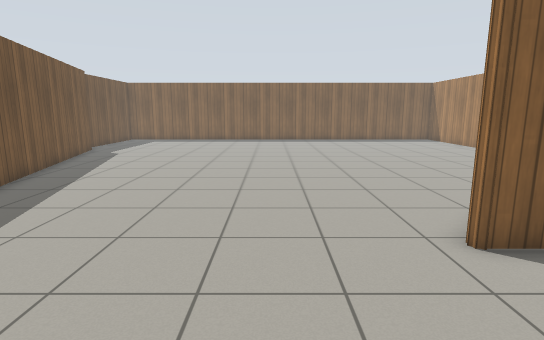
View 1 (above)

16 first-person views from a walk through a world built for the Gazebo simulator. The camera is 1.2 m above the floor, tilts 10° down and sees 80° across. The floor is counted in squares, 0.5 m on a side. Each view is taken from the middle of a square. On the plan, view 1 faces up. The plan holds only what a view shows up to about 19 squares ahead; the rest is blank. Gazebo's built-in surfaces are drawn with simple patterns.

View 2
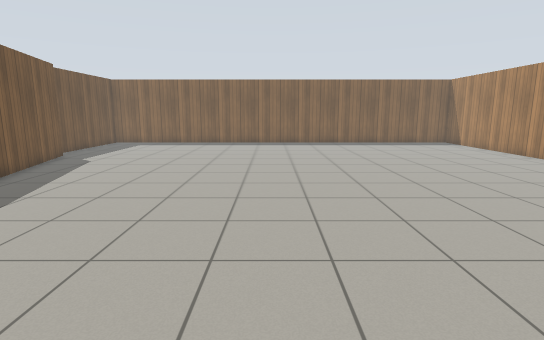

View 3
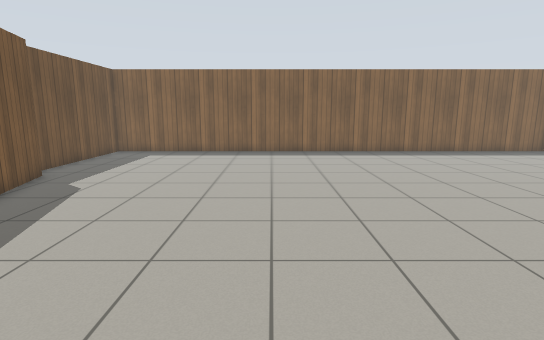

View 4
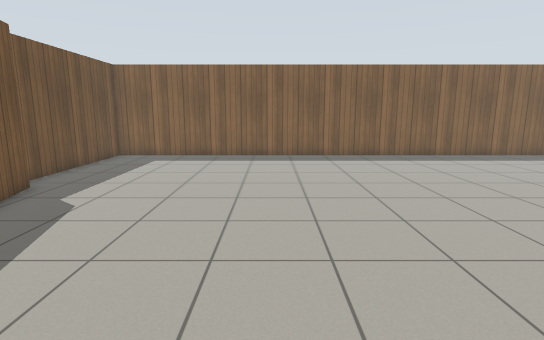

View 5
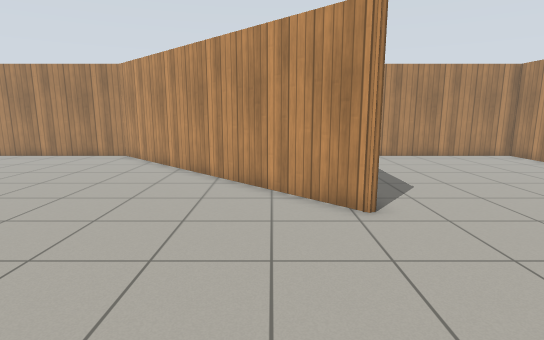

View 6
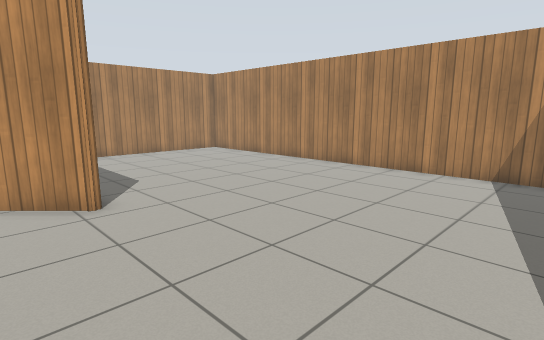

View 7
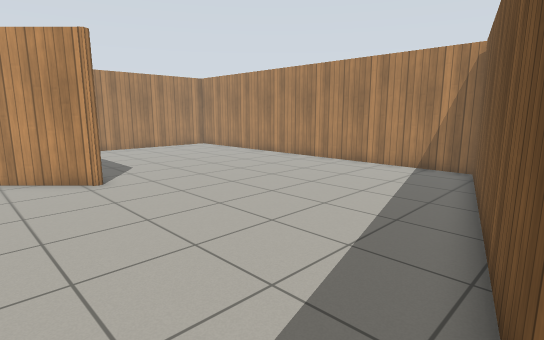

View 8
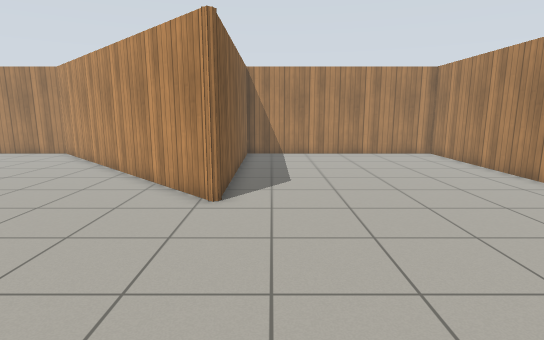

View 9
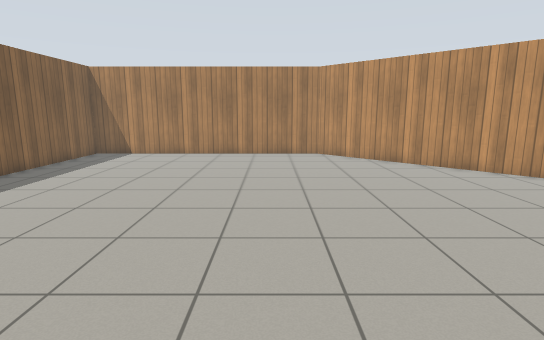

View 10
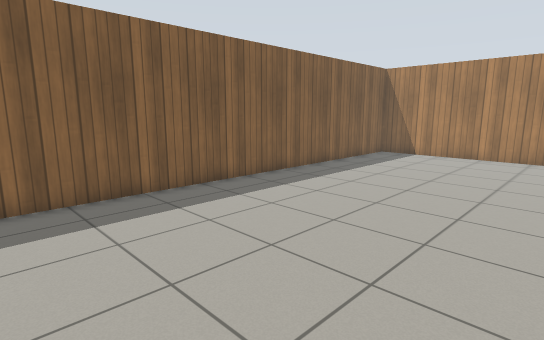

View 11
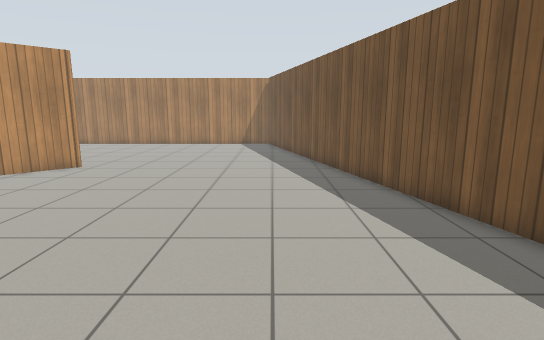

View 12
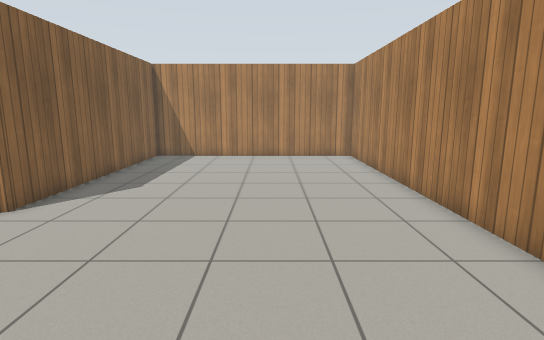

View 13
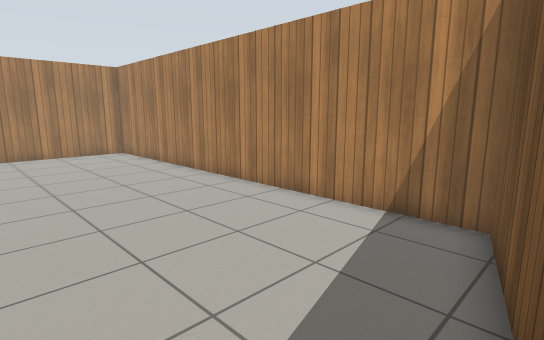

View 14
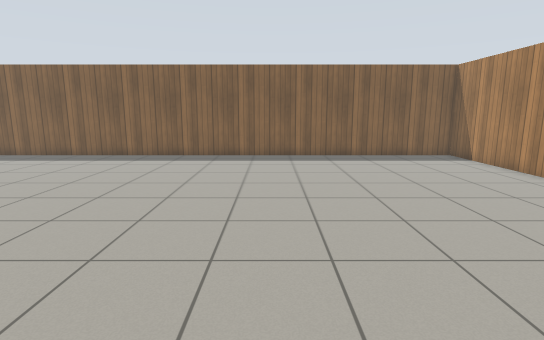

View 15
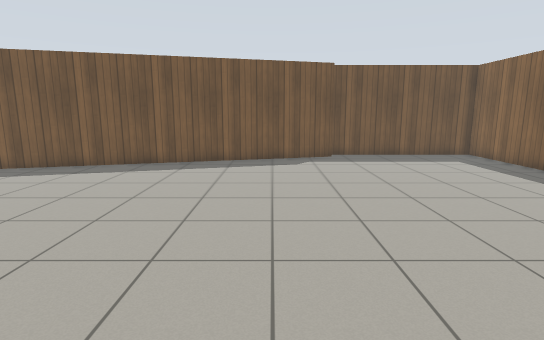

View 16
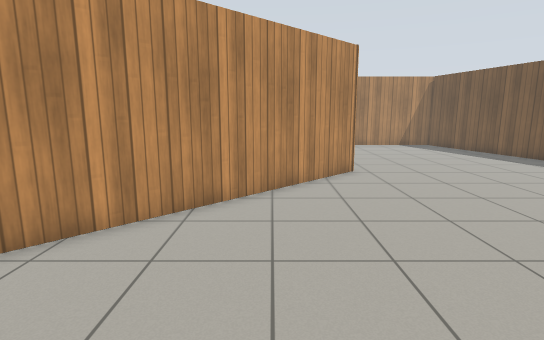

### Floor plan
Points are (right, up) in squares from view 1. A wall is a line through its corners. A room is listed if a view was taken in it or the views show most of it. See-through windows are left out.
Room 1 (views 1, 2, 3, 4, 5, 6, 7, 8, 9, 10, 11, 12, 13, 14, 15, 16)
walls: (3.4, 5.5) (14.2, 16.2) (14.2, 29.4) (-12.7, 29.4) (-12.7, 21.4); (-11.9, 21.3) (-4.7, -5.5) (14.2, -5.5) (14.2, 5.5) (3.6, 5.5) (3.6, 5.9)

Positions as (right, up) in squares from view 1, and headings:
1: (0, 0), facing up
2: (0, 3), facing up
3: (-3, 9), facing up
4: (-4, 11), facing up
5: (-4, 8), facing right
6: (-5, 8), facing down-right
7: (-8, 9), facing down-right
8: (-5, 4), facing right
9: (-5, 19), facing right
10: (-5, 20), facing up-right
11: (-5, 20), facing down
12: (-4, -1), facing right
13: (-6, 2), facing down-right
14: (4, 11), facing up
15: (6, 18), facing left
16: (7, 19), facing down
